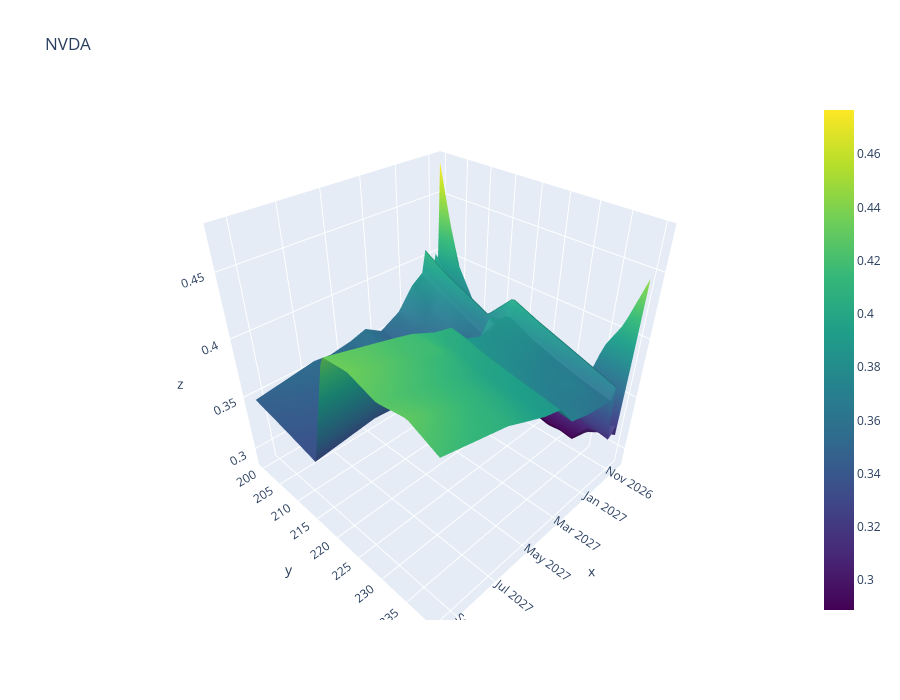

The notebook cell saved with this chart:
### Markdown cell above
# Time to expiration

We keep only expirations whose time to expiration $T = \text{days}/365.25$ falls inside `tenor_range`.

Each expiration quotes a different set of strikes (ragged chains). All expirations are placed on one common strike grid. Cells without quotes stay empty.

### Code cell
dates = sorted(df["expiration"].unique())                         # x-axis: expiration dates
K_grid = np.linspace(df["strike"].min(), df["strike"].max(), 60)  # y-axis: strike

# interpolate each expiration onto the strike grid
Z = np.full((60, len(dates)), np.nan)
for j, d in enumerate(dates):
    this = df[df["expiration"] == d].sort_values("strike")   # interp needs strikes in order
    Z[:, j] = np.interp(K_grid, this["strike"], this["iv"], left=np.nan, right=np.nan)

fig = go.Figure(go.Surface(
    x=[pd.Timestamp(d) for d in dates], y=K_grid, z=Z,
    colorscale="Viridis",
    hovertemplate="<b>%{x|%Y-%m-%d}</b><br>Strike: $%{y:.1f}<br>IV: %{z:.2%}<extra></extra>",
))
fig.update_layout(title=symbol, width=900, height=700)
fig.show()

### Figure 1 — Plotly figure (JSON) as saved in the notebook; plotly's stock layout.template omitted (floating-point values rounded to 4 significant figures; data arrays with more than 128 entries replaced by an {"elided": "..."} marker saying what was removed)
{"data": [{"colorscale": [[0, "#440154"], [0.1111, "#482878"], [0.2222, "#3e4989"], [0.3333, "#31688e"], [0.4444, "#26828e"], [0.5556, "#1f9e89"], [0.6667, "#35b779"], [0.7778, "#6ece58"], [0.8889, "#b5de2b"], [1, "#fde725"]], "hovertemplate": "<b>%{x|%Y-%m-%d}</b><br>Strike: $%{y:.1f}<br>IV: %{z:.2%}<extra></extra>", "type": "surface", "x": ["2026-10-21T00:00:00", "2026-10-23T00:00:00", "2026-10-26T00:00:00", "2026-10-28T00:00:00", "2026-10-30T00:00:00", "2026-11-06T00:00:00", "2026-11-13T00:00:00", "2026-11-20T00:00:00", "2026-11-27T00:00:00", "2026-12-18T00:00:00", "2027-01-15T00:00:00", "2027-02-19T00:00:00", "2027-03-19T00:00:00", "2027-04-16T00:00:00", "2027-05-21T00:00:00", "2027-06-17T00:00:00", "2027-09-17T00:00:00"], "y": [200.0, 200.7, 201.4, 202.0, 202.7, 203.4, 204.1, 204.7, 205.4, 206.1, 206.8, 207.5, 208.1, 208.8, 209.5, 210.2, 210.8, 211.5, 212.2, 212.9, 213.6, 214.2, 214.9, 215.6, 216.3, 216.9, 217.6, 218.3, 219.0, 219.7, 220.3, 221.0, 221.7, 222.4, 223.1, 223.7, 224.4, 225.1, 225.8, 226.4, 227.1, 227.8, 228.5, 229.2, 229.8, 230.5, 231.2, 231.9, 232.5, 233.2, 233.9, 234.6, 235.3, 235.9, 236.6, 237.3, 238.0, 238.6, 239.3, 240.0], "z": {"elided": "60x17 float values"}}], "layout": {"height": 700, "title": {"text": "NVDA"}, "width": 900}}
